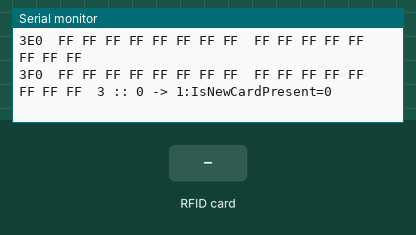
Recording of a sketch running on a simulated Arduino Uno, built with avr-gcc and run on an emulated ATmega328P. Parts: the last lines printed to the serial monitor. Inputs (shaded band) come from the test bench. EEPROM starts erased.

Above: at 1.5 s.
1.6 s: RFID card 5E 7A 19 C4 held to the reader
At 1.8 s:
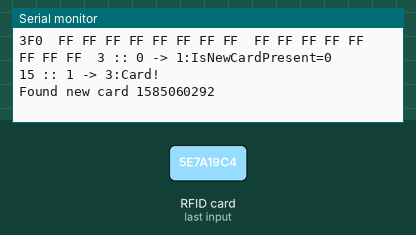
At 2.7 s:
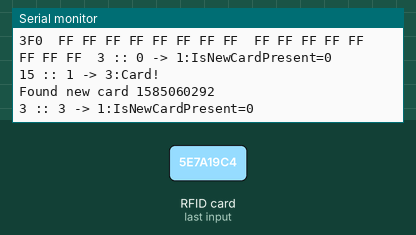

Measured:
- after the input at 1.6 s, the serial monitor: prints a new line at once (image 1)

The sketch:

simple_card_io.ino
```cpp
#include <SPI.h>
// RFID Library (using package manager). v1.4.5
#include <MFRC522.h>
#include <EEPROM.h>
#define SS_PIN 10
#define RST_PIN 9
#define Led1 4
#define RELAY_PIN 5

unsigned long g_ctr = 0;
unsigned long c_ctr = 0;
byte ee_cards = 0;
bool new_state_event = false;
#define MAX_CARDS 10
#define EMPTY_CARD 0xffffffff
#define CARDS_CTR_ADDRESS 0
#define FIRST_CARD_ADDRESS 1

MFRC522 mfrc522(SS_PIN, RST_PIN);

enum ReadCardStates {
  rcState_Init,
  rcState_Present,
  rcState_Read,
  rcState_Ready,
  rcState_Ready2
};

ReadCardStates rcState = rcState_Init;
unsigned long CurrentCard = 0;

void setup() {
  Serial.begin(115200);
  while (!Serial) {
    ; // wait for serial port to connect. Needed for native USB port only
  }
  SPI.begin();
  mfrc522.PCD_Init();
  ee_cards = EEPROM.read(CARDS_CTR_ADDRESS);
  if (ee_cards == 0xff) {
    ee_cards = 0;
    update_ee_cards();
  }
  Serial.print("EE_CARDS: ");
  Serial.print(ee_cards);
  Serial.print(" MAX_CARDS: ");
  Serial.print(MAX_CARDS);
  Serial.println("");
  Serial.println("*** Time to Roll out ***");
  dump_eeprom();
}

// EEPROM PROCESSING BEGIN ///////////////////////////////////////////////////////////
void update_ee_cards()
{
  EEPROM.update(CARDS_CTR_ADDRESS, ee_cards);
}

int check_ee_card(unsigned long checked_card)
{
  for (int i = 0; i < ee_cards; i++ ) {
    unsigned long card = read_card(i);
    if (card == EMPTY_CARD) {
      continue;
    }
    if (card == checked_card) {
      return i;
    }
  }
  return -1;
}

/**
 * Card Num: 0..
 */
unsigned long read_card(int card_num)
{
  int address = card_num * sizeof(unsigned long) + FIRST_CARD_ADDRESS;
  unsigned long res = 0;
  for (int i = 0; i < sizeof (unsigned long); i++) {
    byte value = EEPROM.read(address + i);
    res = res * 256 + value;
  }
  return res;
}

void write_card_by_num(int card_num, unsigned long card_value)
{
  int address = card_num * sizeof(unsigned long) + FIRST_CARD_ADDRESS;
  unsigned long res = 0;
  for (int i = sizeof (unsigned long)-1; i >=0; i--) {
    byte value = card_value % 256;
    card_value /= 256;
    EEPROM.update(address + i, value);
  }
}

void delete_card(int card_num, unsigned long card_value)
{
  write_card_by_num(card_num, EMPTY_CARD);
}

int write_card(unsigned long card_value)
{
  int i;
  for (i = 0; i < ee_cards; i++ ) {
    unsigned long card = read_card(i);
    if (card == EMPTY_CARD) { // empty place -> reuse
      Serial.print("Reuse place ");
      Serial.print(i);
      Serial.println();
      write_card_by_num(i, card_value);
      return i;
    }
  }
  if (ee_cards == MAX_CARDS) {
    Serial.println("Too many cards!!!");
    return -1;
  }
  ee_cards += 1;
  update_ee_cards();
  i = ee_cards-1;
  write_card_by_num(i, card_value);
  Serial.print("New place ");
  Serial.print(i);
  Serial.println();
  return i;
}

void dump_eeprom()
{
  for (int address = 0; address < EEPROM.length(); address++) {
    // read a byte from the current address of the EEPROM
    byte value = EEPROM.read(address);
    if (address % 16 == 0) {
      Serial.println();
      Serial.print(address, HEX);
      Serial.print("\t");
    }
    Serial.print(value, HEX);
    if (address && (address+1) % 8 == 0 && address % 16 != 0) {
      Serial.print("  ");
    }
    else {
      Serial.print(" ");
    }
    if (address % 16 == 0) {
      // Serial.println();
    }
  }
}

// EEPROM PROCESSING END   ///////////////////////////////////////////////////////////

unsigned long read_card()
{
    // read RFID
    unsigned long uidDec = 0;
    for (byte i = 0; i < mfrc522.uid.size; i++)
    {
        byte uidDecTemp = mfrc522.uid.uidByte[i];
        uidDec = uidDec * 256 + uidDecTemp;
    }
    return uidDec;
}

bool change_state(ReadCardStates new_state, const char * info)
{
  if (new_state != rcState) {
    Serial.print(g_ctr);
    Serial.print(" :: ");
    Serial.print(rcState);   Serial.print(" -> "); Serial.print(new_state); Serial.print(":");
    Serial.println(info);
    rcState = new_state;
    g_ctr = 0;
    c_ctr = 0;
    CurrentCard = 0;
    new_state_event = true;
    return true;
  }
  new_state_event = false;
  return false;
}

void check_card()
{
  if ( !mfrc522.PICC_IsNewCardPresent()) {
      if (rcState != rcState_Present && g_ctr < 3) { // bounce???
        return;
      }
      change_state(rcState_Present, "IsNewCardPresent=0");
      return;
  }
  if ( ! mfrc522.PICC_ReadCardSerial()) {
      if (rcState != rcState_Read && g_ctr < 2) { // bounce???
        return;
      }
      change_state(rcState_Read, "ReadCardSerial=0");
      return;
  }
  unsigned long new_card = read_card();
  if (rcState == rcState_Ready2 && new_card == CurrentCard) {
    c_ctr = 0;
    g_ctr = 0; // Reset counter;
    return;
  }
  if ( change_state(rcState_Ready, "Card!") ) {
    CurrentCard = new_card;
    c_ctr = 0;
    int num = check_ee_card(new_card);
    if (num < 0) {
      Serial.print("Found new card ");
    }
    else
    {
      Serial.print("Found card[");
      Serial.print(num);
      Serial.print("]");
    }
    Serial.println(new_card);
  }
  else {
    c_ctr += 1;
    g_ctr = 0; // Reset counter;
    // todo: check card number???
  }
  if (rcState == rcState_Ready && c_ctr > 20) {
    change_state(rcState_Ready2, "Card(Long Tap)");
    CurrentCard = new_card;
    int num = check_ee_card(new_card);
    if (num < 0) {
      Serial.print("Write Card ");
      Serial.println(new_card);
      write_card(new_card);
      dump_eeprom();
    }
    else {
      Serial.print("Delete Card ");
      Serial.print(new_card);
      Serial.print(" at ");
      Serial.println(num);
      delete_card(num, new_card);
      dump_eeprom();
    }
  }

}

void loop() {
  g_ctr += 1;
  // put your main code here, to run repeatedly:
  check_card();
  delay(50);
}
```
